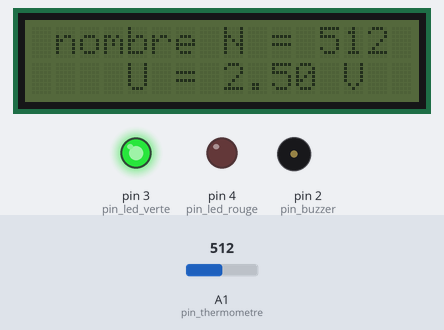
This sketch was run on a simulated Arduino Uno, built with avr-gcc and run on an emulated ATmega328P. On the bench: 16×2 character LCD, output pins drawn as LEDs (lit = HIGH), buzzer (waves = sounding). Dashed ring = blinking. The inputs (shaded band) are chosen by the test bench; at power-on: A1 (pin_thermometre) = 512. What the sketch prints to the serial monitor is not drawn.

Above: at 1.2 s.
1.3 s: A1 (pin_thermometre) set to 495
At 1.7 s:
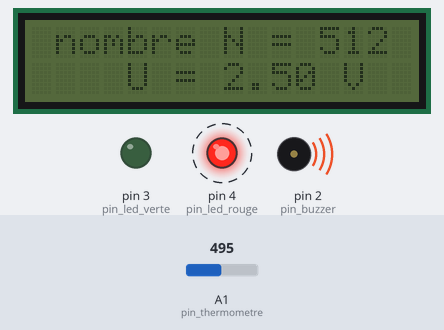
4.3 s: A1 (pin_thermometre) set to 1023
At 5.0 s:
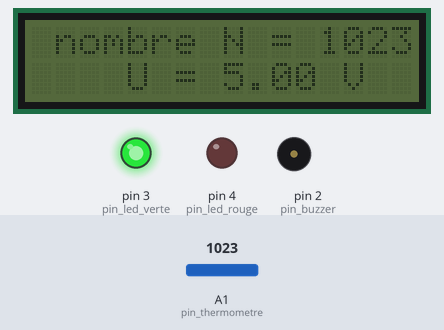
7.3 s: A1 (pin_thermometre) set to 900
At 8.4 s:
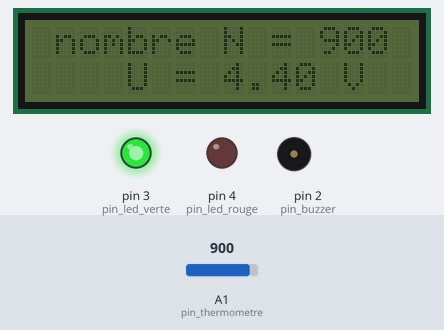
Timing chart, 0 to 10.3 s (numbered marks = the images above; inputs shaded):
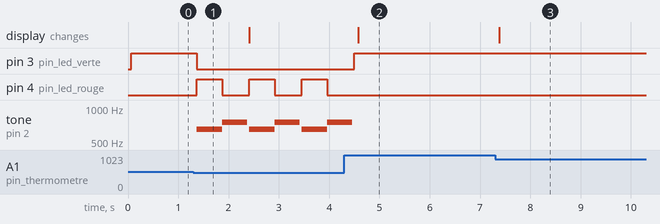

The sketch:

PartieE_capteur-alarme_LCD_serie.ino
```cpp
// (licence header left out)
#include <LiquidCrystal_I2C.h>

LiquidCrystal_I2C EcranLCD(0x20,16,2);        // on crée l'objet EcranLCD, c'est l'afficheur LCD de la maquette PB100 (16 colonnes et 2 lignes).

const int pin_led_verte = 3;
const int pin_led_rouge = 4;
const int pin_buzzer = 2;
const int pin_thermometre = A1;

void setup() {

    pinMode(pin_thermometre,INPUT);     // Entrée analogique qui reçoit une tension comprise entre 0 et 5V en fonction de la température
    pinMode(pin_led_rouge,OUTPUT);
    pinMode(pin_led_verte,OUTPUT);
    pinMode(pin_buzzer,OUTPUT);

    EcranLCD.init();                    // on initialise la communication entre l'Arduino et l'afficheur.
    Serial.begin(9600); // ouvir un port série
}

void loop()  {

    int N = analogRead(A1);
    float U = N * 5.0 / 1023;

    if(N < 512){
        digitalWrite(pin_led_verte,LOW);
        digitalWrite(pin_led_rouge,HIGH);
        tone(pin_buzzer,650,500);
        delay(500);
        digitalWrite(pin_led_rouge,LOW);
        tone(pin_buzzer,750,500);
        delay(500);
    }
    else{
        digitalWrite(pin_led_verte,HIGH);
        digitalWrite(pin_led_rouge,LOW);
    }

    Serial.print("Valeur numerique mesuree par le capteur : N = ");
    Serial.print(N);
    Serial.print("    Tension : U = ");
    Serial.print(U);
    Serial.println(" V ");

    EcranLCD.clear();
    EcranLCD.setCursor(0, 0);
    EcranLCD.print(" nombre N = ");
    EcranLCD.print(N);
    EcranLCD.setCursor(0, 1);
    EcranLCD.print("    U = ");
    EcranLCD.print(U);
    EcranLCD.print(" V");

}
```

Measured:
- the behaviour switches between 512 and 511 on A1 (pin_thermometre) (found by bisection; images 0 and 1)
- after the input at 1.3 s, pin 3 (pin_led_verte): HIGH → LOW after 0.07 s; pin 4 (pin_led_rouge): alternates HIGH for 0.50 s and LOW for 0.54 s, starting after 0.07 s; tone on pin 2 (pin_buzzer): silent → 650 Hz after 0.07 s, then repeats every 1.0 s: 750 Hz 0.50 s, silent 0.04 s, 650 Hz 0.50 s
- after the input at 4.3 s, pin 3 (pin_led_verte): LOW → HIGH after 0.20 s; pin 4 (pin_led_rouge): stops changing and stays LOW; tone on pin 2 (pin_buzzer): goes on until 4.5 s, then stays silent; the display: changes after 0.28 s (image 2)
- after the input at 7.3 s, the display: changes after 0.08 s (image 3)
